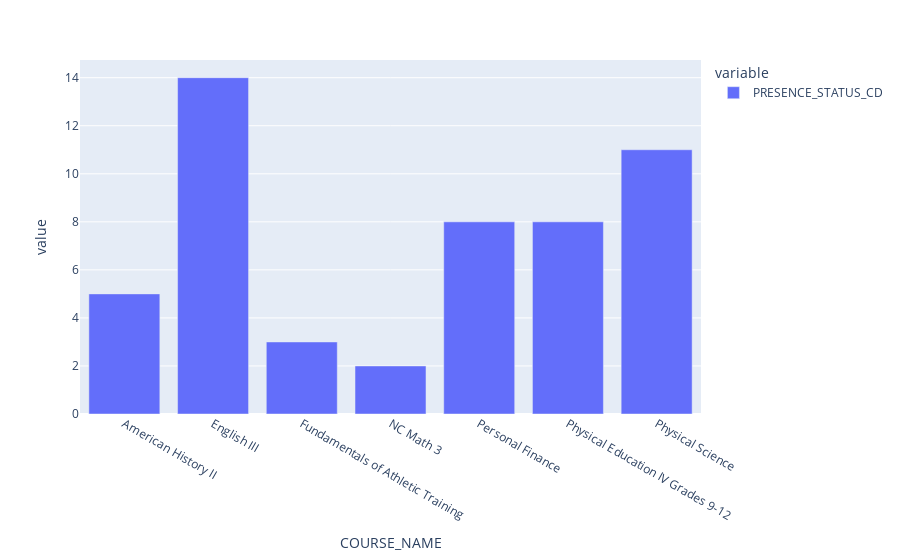

This figure's notebook cell:
### Code cell
df_grade_absent = df_grade.loc[99971][
    df_grade.loc[99971]["PRESENCE_STATUS_CD"] != "Present"
]
df_grade_absent.groupby("COURSE_NAME").count()["PRESENCE_STATUS_CD"].plot(kind="bar")

### Figure 1 — Plotly figure (JSON) as saved in the notebook; plotly's stock layout.template omitted (floating-point values rounded to 4 significant figures)
{"data": [{"alignmentgroup": "True", "hovertemplate": "variable=PRESENCE_STATUS_CD<br>COURSE_NAME=%{x}<br>value=%{y}<extra></extra>", "legendgroup": "PRESENCE_STATUS_CD", "marker": {"color": "#636efa", "pattern": {"shape": ""}}, "name": "PRESENCE_STATUS_CD", "offsetgroup": "PRESENCE_STATUS_CD", "orientation": "v", "showlegend": true, "textposition": "auto", "type": "bar", "x": ["American History II", "English III", "Fundamentals of Athletic Training", "NC Math 3", "Personal Finance", "Physical Education IV Grades 9-12", "Physical Science"], "xaxis": "x", "y": [5, 14, 3, 2, 8, 8, 11], "yaxis": "y"}], "layout": {"barmode": "relative", "legend": {"title": {"text": "variable"}, "tracegroupgap": 0}, "margin": {"t": 60}, "xaxis": {"anchor": "y", "domain": [0, 1], "title": {"text": "COURSE_NAME"}}, "yaxis": {"anchor": "x", "domain": [0, 1], "title": {"text": "value"}}}}
